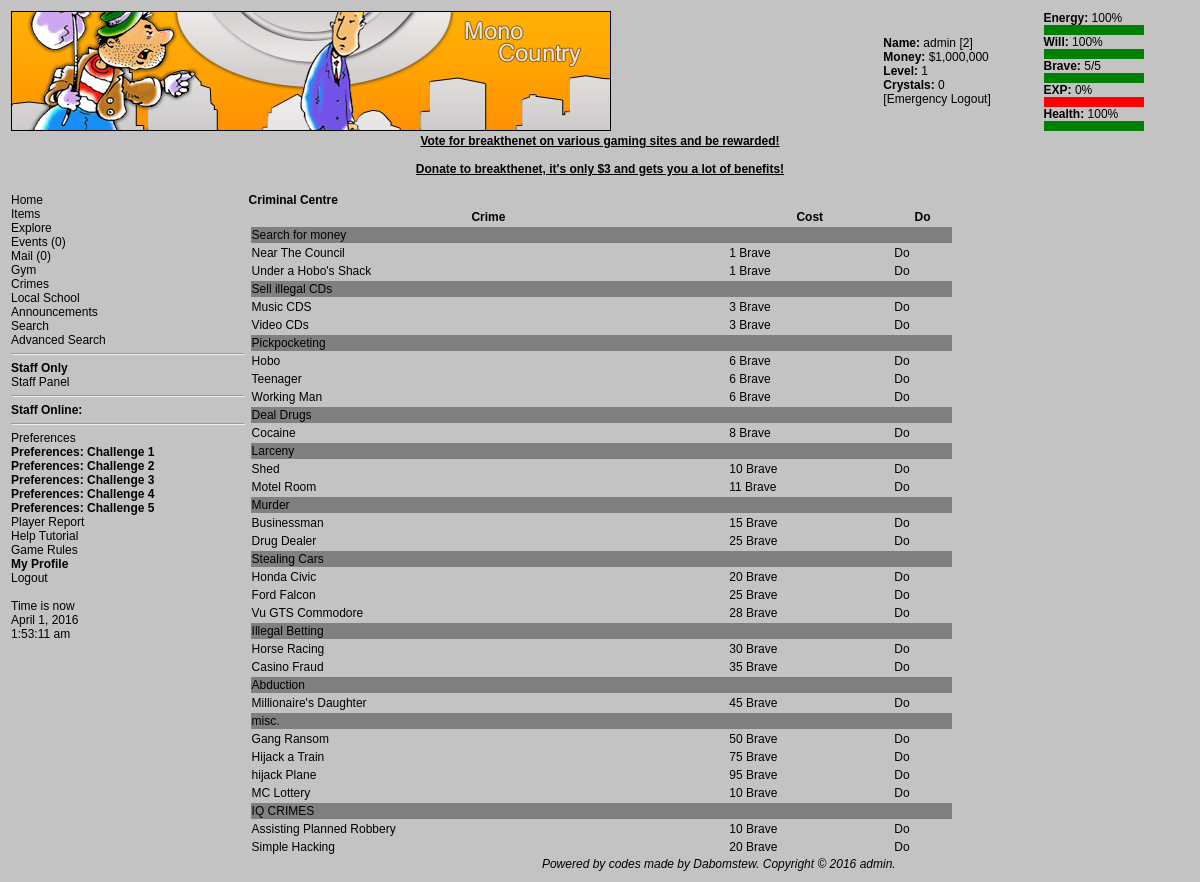
Page /criminal.php (signed in) on the committed database.
### tables this page shows
CREATE TABLE `crimegroups` (
  `cgID` int(11) NOT NULL AUTO_INCREMENT,
  `cgNAME` varchar(255) NOT NULL DEFAULT '',
  `cgORDER` int(11) NOT NULL DEFAULT '0',
  PRIMARY KEY (`cgID`)
);

CREATE TABLE `crimes` (
  `crimeID` int(11) NOT NULL AUTO_INCREMENT,
  `crimeNAME` varchar(255) NOT NULL DEFAULT '',
  `crimeBRAVE` int(11) NOT NULL DEFAULT '0',
  `crimePERCFORM` text NOT NULL,
  `crimeSUCCESSMUNY` int(11) NOT NULL DEFAULT '0',
  `crimeGROUP` int(11) NOT NULL DEFAULT '0',
  `crimeITEXT` text NOT NULL,
  `crimeSTEXT` text NOT NULL,
  `crimeFTEXT` text NOT NULL,
  PRIMARY KEY (`crimeID`)
);

### criminal.php (the view, shortened to what this page needs)
<?php
$userid = $_SESSION['userid'];
require "header.php";
$h = new headers;
$h->startheaders();
global $c;
$is =
        mysql_query(
                "SELECT u.*,us.* FROM users u LEFT JOIN userstats us ON u.userid=us.userid WHERE u.userid=$userid",
                $c) or die(mysql_error());
$ir = mysql_fetch_array($is);
$fm = money_formatter($ir['money']);
$cm = money_formatter($ir['crystals'], '');
$lv = date('F j, Y, g:i a', $ir['laston']);
$h->userdata($ir, $lv, $fm, $cm);
$h->menuarea();
$q = mysql_query("SELECT * FROM crimegroups ORDER by cgORDER ASC", $c);
print
        "<b>Criminal Centre</b><br />
<table width='75%'><tr><th>Crime</th><th>Cost</th><th>Do</th></tr>";
while ($r = mysql_fetch_array($q))
{
    print
            "<tr style='background-color:gray'><td colspan='3'>{$r['cgNAME']}</td></tr>";
    $q2 =
            mysql_query("SELECT * FROM crimes WHERE crimeGROUP={$r['cgID']}",
                    $c);
    while ($r2 = mysql_fetch_array($q2))
    {
        print
                "<tr><td>{$r2['crimeNAME']}</td><td>{$r2['crimeBRAVE']} Brave</td><td><a href='docrime.php?c={$r2['crimeID']}'>Do</a></td></tr>";
    }
}
$h->endpage();

### header.php (shortened to what this page needs)
<?php
class headers
{
    function startheaders()
    {
        echo <<<EOF
<!DOCTYPE html PUBLIC "-//W3C//DTD XHTML 1.0 Transitional//EN" "http://www.w3.org/TR/xhtml1/DTD/xhtml1-transitional.dtd">
<html xmlns="http://www.w3.org/1999/xhtml">
<head>
<meta http-equiv="Content-Type" content="text/html; charset=iso-8859-1" />
<link href="css/game.css" type="text/css" rel="stylesheet" />
<title>breakthenet</title>
</head>
<body style='background-color: #C3C3C3;'>
EOF;
    }
    function userdata($ir, $lv, $fm, $cm, $dosessh = 1)
    {
        $enperc = (int) ($ir['energy'] / $ir['maxenergy'] * 100);
        $wiperc = (int) ($ir['will'] / $ir['maxwill'] * 100);
        $experc = (int) ($ir['exp'] / $ir['exp_needed'] * 100);
        $brperc = (int) ($ir['brave'] / $ir['maxbrave'] * 100);
        $hpperc = (int) ($ir['hp'] / $ir['maxhp'] * 100);
        $enopp = 100 - $enperc;
        $wiopp = 100 - $wiperc;
        $exopp = 100 - $experc;
        $bropp = 100 - $brperc;
        $hpopp = 100 - $hpperc;
        $d = "";
        $u = $ir['username'];
        print
                "
<table width=100%><tr><td><img src='logo.png'></td>
<td><b>Name:</b> {$u} [{$ir['userid']}] $d<br />
<b>Money:</b> {$fm}<br />
<b>Level:</b> {$ir['level']}<br />
<b>Crystals:</b> {$ir['crystals']}<br />
[<a href='logout.php'>Emergency Logout</a>]</td><td>
<b>Energy:</b> {$enperc}%<br />
<img src=bargreen.gif width=$enperc height=10><img src=barred.gif width=$enopp height=10><br />
<b>Will:</b> {$wiperc}%<br />
<img src=bargreen.gif width=$wiperc height=10><img src=barred.gif width=$wiopp height=10><br />
<b>Brave:</b> {$ir['brave']}/{$ir['maxbrave']}<br />
<img src=bargreen.gif width=$brperc height=10><img src=barred.gif width=$bropp height=10><br />
<b>EXP:</b> {$experc}%<br />
<img src=bargreen.gif width=$experc height=10><img src=barred.gif width=$exopp height=10><br />
<b>Health:</b> {$hpperc}%<br />
<img src=bargreen.gif width=$hpperc height=10><img src=barred.gif width=$hpopp height=10></td></tr></table></div><center><b><u><a href='voting.php'>Vote for breakthenet on various gaming sites and be rewarded!</a></u></b></center><br />
<center><b><u><a href='donator.php'>Donate to breakthenet, it's only \$3 and gets you a lot of benefits!</a></u></b></center><br />
                ";
        print "<table width=100%><tr><td width=20% valign='top'>
";
    }
    function menuarea()
    {
        include "mainmenu.php";
        print "</td><td valign='top'>
";
    }
    function endpage()
    {
        $year = date('Y');
        print
                "</td></tr></table>
        <div style='font-style: italic; text-align: center'>
      		Powered by codes made by Dabomstew. Copyright &copy; {$year} admin.
    	</div>
        </body>
		</html>";
    }
}

### mainmenu.php (shortened to what this page needs)
<?php
global $c, $ir;
if (!$ir['hospital'])
{
    print
            "<a href='index.php'>Home</a><br />
<a href='inventory.php'>Items</a><br />
<a href='explore.php'>Explore</a><br />
<a href='events.php'>";
    $d =
            mysql_query(
                    "SELECT COUNT(*) as cnt FROM events WHERE evUSER={$ir['userid']} AND evREAD=0",
                    $c) or die(mysql_error());
    $r = mysql_fetch_array($d);
    if ($r['cnt'] > 0)
    {
        print "<b>Events ({$r['cnt']})</b>";
    }
    else
    {
        print "Events (0)";
    }
    print "</a><br />
<a href='mailbox.php'>";
    $d2 =
            mysql_query(
                    "SELECT COUNT(*) as cnt FROM mail WHERE mail_to={$ir['userid']} AND mail_read=0",
                    $c) or die(mysql_error());
    $r = mysql_fetch_array($d2);
    if ($r['cnt'] > 0)
    {
        print "<b>Mail ({$r['cnt']})</b>";
    }
    else
    {
        print "Mail (0)";
    }
    print
            "</a><br />
<a href='gym.php'>Gym</a><br />
<a href='criminal.php'>Crimes</a><br />
<a href='education.php'>Local School</a><br />
<a href='monopaper.php'>Announcements</a><br />
<a href='search.php'>Search</a><br />
<a href='advsearch.php'>Advanced Search</a><br />";
    if ($ir['user_level'] > 1)
    {
        print "<hr />
<b>Staff Only</b><br />\n";
        if ($ir['user_level'] < 6 and $ir['user_level'] != 4)
        {
            print "<a href='new_staff.php'>Staff Panel</a><br />\n";
        }
    }
    if ($ir['user_level'] > 1)
    {
        print "<hr /><b>Staff Online:</b><br />";
    }
    print
            "<hr />
<a href='preferences.php'>Preferences</a><br />
<b>
<a href='preferences_c1.php'>Preferences: Challenge 1</a><br />
<a href='preferences_c2.php'>Preferences: Challenge 2</a><br />
<a href='preferences_c3.php'>Preferences: Challenge 3</a><br />
<a href='preferences_c4.php'>Preferences: Challenge 4</a><br />
<a href='preferences_c5.php'>Preferences: Challenge 5</a><br />
</b>
<a href='preport.php'>Player Report</a><br />
<a href='helptutorial.php'>Help Tutorial</a><br />
<a href='gamerules.php'>Game Rules</a><br />
<a href='viewuser.php?u={$ir['userid']}'><b>My Profile</b></a><br />
<a href='logout.php'>Logout</a><br /><br />
Time is now<br />
            ";
    echo date('F j, Y') . "<br />" . date('g:i:s a');
}

### css/game.css (style rules this page uses)
body { font-family: helvetica, arial, geneva, sans-serif; font-size: 9pt; color: black; scrollbar-base-color: #005B70; scrollbar-arrow-color: #F3960B; scrollbar-DarkShadow-Color: #000000; }
a:visited,a:active,a:hover,a:link { color: black; text-decoration: none; }
table,tr,td { font-family: helvetica, arial, geneva, sans-serif; font-size: 9pt; }
img { border: none; }

### rows in the picture
crimegroups: cgNAME "Search for money"
crimes: crimeNAME "Near The Council", crimeBRAVE "1"
crimes: crimeNAME "Under a Hobo's Shack", crimeBRAVE "1"
crimegroups: cgNAME "Sell illegal CDs"
crimes: crimeNAME "Music CDS", crimeBRAVE "3"
crimes: crimeNAME "Video CDs", crimeBRAVE "3"
crimegroups: cgNAME "Pickpocketing"
crimes: crimeNAME "Hobo", crimeBRAVE "6"
crimes: crimeNAME "Teenager", crimeBRAVE "6"
crimes: crimeNAME "Working Man", crimeBRAVE "6"
crimegroups: cgNAME "Deal Drugs"
crimes: crimeNAME "Cocaine", crimeBRAVE "8"
crimegroups: cgNAME "Larceny"
crimes: crimeNAME "Shed", crimeBRAVE "10"
crimes: crimeNAME "Motel Room", crimeBRAVE "11"
crimegroups: cgNAME "Murder"
crimes: crimeNAME "Businessman", crimeBRAVE "15"
crimes: crimeNAME "Drug Dealer", crimeBRAVE "25"
crimegroups: cgNAME "Stealing Cars"
crimes: crimeNAME "Honda Civic", crimeBRAVE "20"
crimes: crimeNAME "Ford Falcon", crimeBRAVE "25"
crimes: crimeNAME "Vu GTS Commodore", crimeBRAVE "28"
crimegroups: cgNAME "Illegal Betting"
crimes: crimeNAME "Horse Racing", crimeBRAVE "30"
crimes: crimeNAME "Casino Fraud", crimeBRAVE "35"
crimegroups: cgNAME "Abduction"
crimes: crimeNAME "Millionaire's Daughter", crimeBRAVE "45"
crimegroups: cgNAME "misc."
crimes: crimeNAME "Gang Ransom", crimeBRAVE "50"
crimes: crimeNAME "Hijack a Train", crimeBRAVE "75"
crimes: crimeNAME "hijack Plane", crimeBRAVE "95"
crimes: crimeNAME "MC Lottery", crimeBRAVE "10"
crimegroups: cgNAME "IQ CRIMES"
crimes: crimeNAME "Assisting Planned Robbery", crimeBRAVE "10"
crimes: crimeNAME "Simple Hacking", crimeBRAVE "20"

### other values in the picture
$u "admin"
$ir['userid'] "2"
$fm "$1,000,000"
$ir['level'] "1"
$ir['crystals'] "0"
$enperc "100"
$wiperc "100"
$ir['brave'] "5"
$ir['maxbrave'] "5"
$experc "0"
$hpperc "100"
